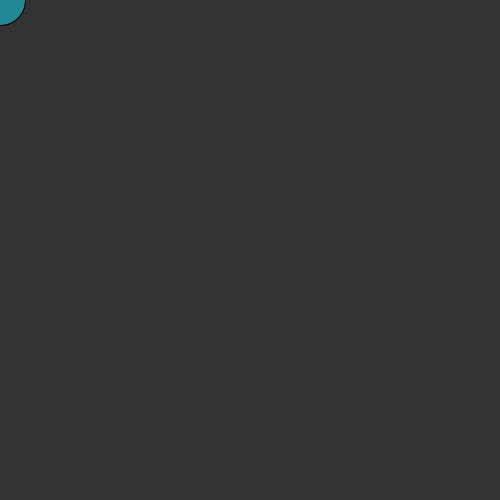
Frame 1 (no input)
Frame 60 (the mouse pressed at the canvas centre just before this capture): identical to frame 1, image omitted
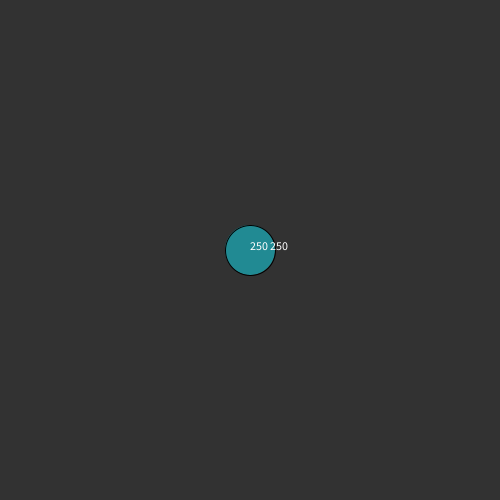
Frame 120 (the mouse held since frame 60 and released just before this capture)

The Processing sketch that drew these frames (run headless with seeded random() and noise(); from frame 60 on, the mouse is pressed at the canvas centre):

// Processing sketch: pa_2_text_exercise
// ── pa_2_text_exercise.pde
// current mouse coordinates are displayed
// along with circle that follows mouse

void setup() {
 size( 500, 500 ); 
 
 smooth();
}

void draw() {
  background( 50 );
  fill( 33, 138, 147 );
  ellipse( mouseX, mouseY, 50, 50 ); 
  
  fill( 255 );
  text( mouseX + " " + mouseY, mouseX, mouseY);
}
